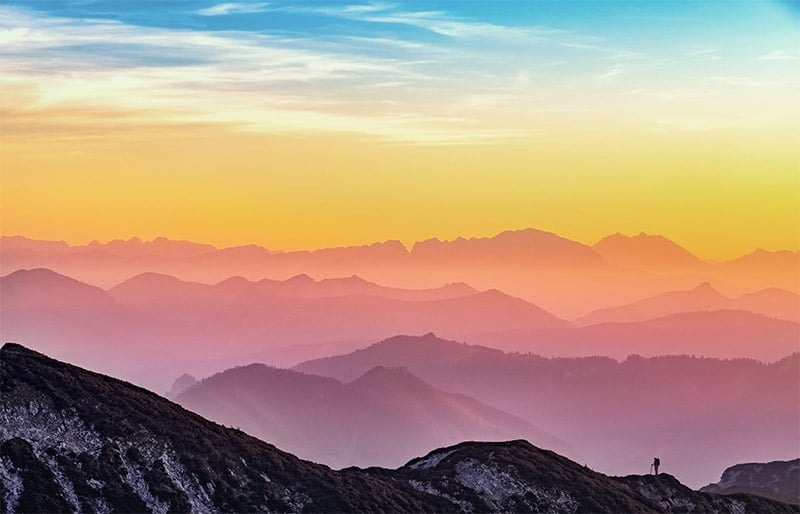
#> input picture notebooks/imgs/landscape.jpg, 800 x 514 px, found by its file name
$ jupyter execute image-warping.ipynb   (shell and % lines are left out)   (older library calls are emulated)
#> lines starting #> are read from the running program, lines starting #| are printed output that depends on the picture
Generally, an affine transformation has 6 degrees of freedom, warping any image to another location after matrix multiplication pixel by pixel. **The transformed image preserved both parallel and straight line in the original image** (think of shearing)

Interested transforms:
- Rotation
- Translation
- Scaling

As the above operations are linear, which means they satisfy the following condition:

We could represent a rotation followed by a translation as
```
A = array([[cos(angle),  -sin(angle), tx],
            [sin(angle), cos(angle),  ty],
            [0,          0,           1]])
```

In Python and OpenCV, the coordinate system of a 2D matrix is as following:

[cell 1]
import numpy as np
import matplotlib.pyplot as plt

[cell 2]
def prepare_canvas(xlim=(-5, 5), ylim=(-5, 5)):
    plt.figure(figsize=(16, 16))
    plt.xlim(xlim)
    plt.ylim(ylim)
    plt.xticks(np.arange(xlim[0], xlim[1]+1))
    plt.yticks(np.arange(ylim[0], ylim[1]+1))
    plt.grid(True)

# Get coordinates for grid
def get_grid(x, y, offset=0, homogeneous=False):
    coords = np.indices((x, y)).reshape(2, -1)
    coords[0, :] -= offset
    coords[1, :] -= offset
    coords = coords if not homogeneous else np.vstack((coords, np.ones(coords.shape[1])))
    return coords

# Define Affine transformation
def get_rotation(degree):
    theta = np.radians(degree)
    R = np.array([
        [np.cos(theta), -np.sin(theta), 0],
        [np.sin(theta), np.cos(theta), 0],
        [0, 0, 1]
    ])
    return R

def get_translation(tx, ty):
    T = np.array([
        [1, 0, tx],
        [0, 1, ty],
        [0, 0, 1]
    ])
    return T

def get_scale(s):
    S = np.array([
        [s, 0, 0],
        [0, s, 0],
        [0, 0, 1]
    ])
    return S

[cell 3]
prepare_canvas()

# Points in homogeneous coodinates
points = np.array([[0, 1, 0, 1], # x
                   [0, 0, 1, 1], # y
                   [1, 1, 1, 1]])

# Plot affine transformed result
plt.scatter(points[0, :],
            points[1, :],
            s=150, c='red', label='origin')

plt.legend()
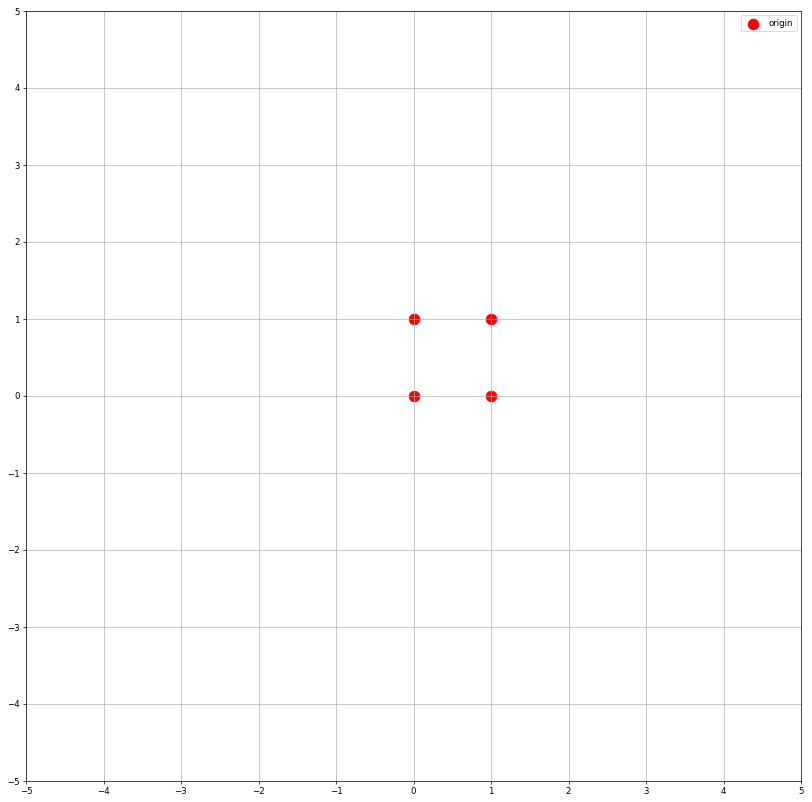
#> figure drawn by matplotlib, 1 panel

[cell 4]
prepare_canvas()

# Points in homogeneous coodinates
points = np.array([[0, 1, 0, 1], # x
                   [0, 0, 1, 1], # y
                   [1, 1, 1, 1]])
R = get_rotation(45)
points_rot = R @ points

# Plot affine transformed result
plt.scatter(points[0, :],
            points[1, :],
            s=150, c='red', label='origin')
plt.scatter(points_rot[0, :],
            points_rot[1, :],
            s=150, c='green', label='rotate')

plt.legend()

[cell 5]
print(R)

[cell 6]
prepare_canvas()

# Points in homogeneous coodinates
points = np.array([[0, 1, 0, 1], # x
                   [0, 0, 1, 1], # y
                   [1, 1, 1, 1]])

# Simple affine transformation of each type
R = get_rotation(45)
T = get_translation(-2, -2)
S = get_scale(2)

# Apply affine transformation
points_rot = R @ points
points_trans = T @ points
points_scale = S @ points

# Plot affine transformed result
plt.scatter(points[0, :], points[1, :], s=150, c='red', label='origin')
plt.scatter(points_rot[0, :], points_rot[1, :], s=150, c='blue', label='rotate')
plt.scatter(points_trans[0, :], points_trans[1, :], s=150, c='green', label='translate')
plt.scatter(points_scale[0, :], points_scale[1, :], s=150, c='black', label='scale')

plt.legend()

[cell 7]
prepare_canvas()

# Points in homogeneous coodinates
points = np.array([[0, 1, 0, 1], # x
                   [0, 0, 1, 1], # y
                   [1, 1, 1, 1]])

# Simple affine transformation of each type
R = get_rotation(45)
T = get_translation(-2, -2)

# Apply same affine transformation matrix with different order
pts1 = R @ (T @ points)
pts2 = T @ (R @ points)

plt.scatter(pts1[0, :],
            pts1[1, :],
            s=150, c='red', label='order1')
plt.scatter(pts2[0, :],
            pts2[1, :],
            s=150, c='black', label='order2')

plt.legend()

The steps needs to be taken for image transformation
- Create a new image I(x, y) to ouptupt the transform points
- Apply the transformation A
- Project the points onto a new image plane, only considering those that lie within image boundary

[cell 8]
import cv2

img = cv2.imread('./landscape.jpg')
#> img is the input picture: shape (514, 800, 3); mean B, G, R 131.4, 151.9, 180
height, width = img.shape[:2]
#> height = 514; width = 800

tx, ty = np.array((width//2, height//2))
#> tx = 400; ty = 257
degree = 45
scale = 2.0

T = get_translation(tx, ty)
#> T = [[1, 0, 400], [0, 1, 257], [0, 0, 1]]
R = get_rotation(degree)
S = get_scale(scale)


A = T @ R @ S @ np.linalg.inv(T)

plt.figure(figsize=(16, 8))
plt.imshow(img);

[cell 9]
coords = get_grid(width, height, homogeneous=True)
Xs = coords[0].astype(np.int)
Ys = coords[1].astype(np.int)

# Step2: Apply Transformation
warp_coords = np.round(A @ coords).astype(np.int)
Xs_warp = warp_coords[0]
Ys_warp = warp_coords[1]
indices = np.where((Xs_warp >= 0) & (Xs_warp < width) &
                   (Ys_warp >= 0) & (Ys_warp < height))

valid_Xs = Xs[indices]
valid_Ys = Ys[indices]
valid_Xs_warp = Xs_warp[indices]
valid_Ys_warp = Ys_warp[indices]

# Map the pixel RGB data to new locaiton in another array
canvas = np.zeros_like(img)
canvas[valid_Ys_warp, valid_Xs_warp] = img[valid_Ys, valid_Xs]
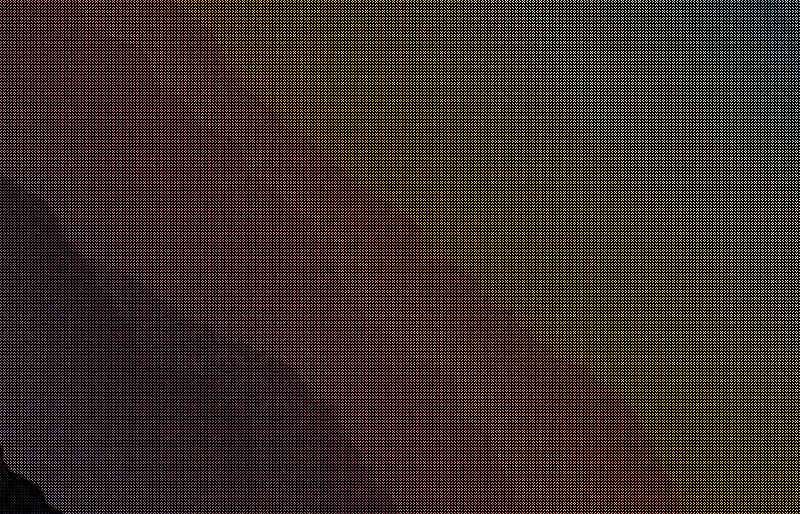
#> canvas: shape (514, 800, 3); mean B, G, R 31.6, 40.6, 53.4

plt.figure(figsize=(16, 8))
plt.imshow(canvas)

[cell 10]
coords = get_grid(width, height, homogeneous=True)
Xs = coords[0].astype(np.int)
Ys = coords[1].astype(np.int)

warp_coords = (np.linalg.inv(A) @ coords).astype(np.int)
Xs_warp = warp_coords[0]
Ys_warp = warp_coords[1]

indices = np.where((Xs_warp >= 0) & (Xs_warp < width) &
                   (Ys_warp >= 0) & (Ys_warp < height))

valid_Xs = Xs[indices]
valid_Ys = Ys[indices]
valid_Xs_warp = Xs_warp[indices]
valid_Ys_warp = Ys_warp[indices]

# Map the pixel RGB data to new locaiton in another array
canvas = np.zeros_like(img)
canvas[valid_Ys, valid_Xs] = img[valid_Ys_warp, valid_Xs_warp]
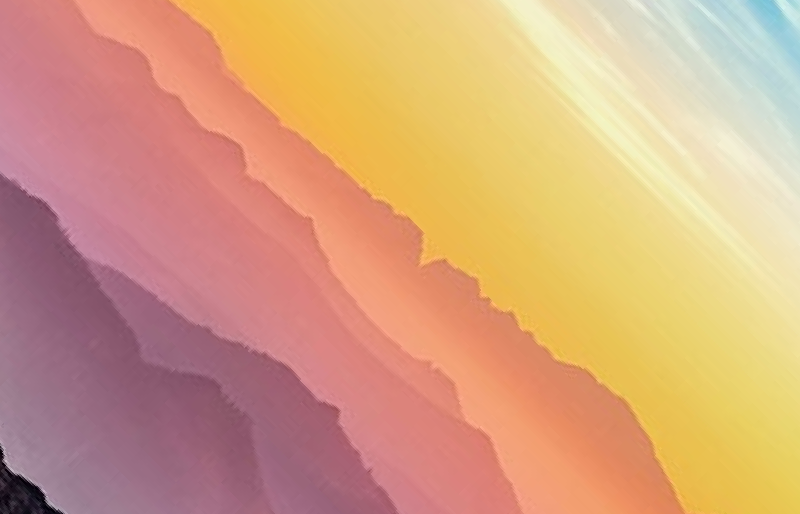
#> canvas: shape (514, 800, 3); mean B, G, R 126.2, 162.1, 213.3

plt.figure(figsize=(16, 8))
plt.imshow(canvas)
